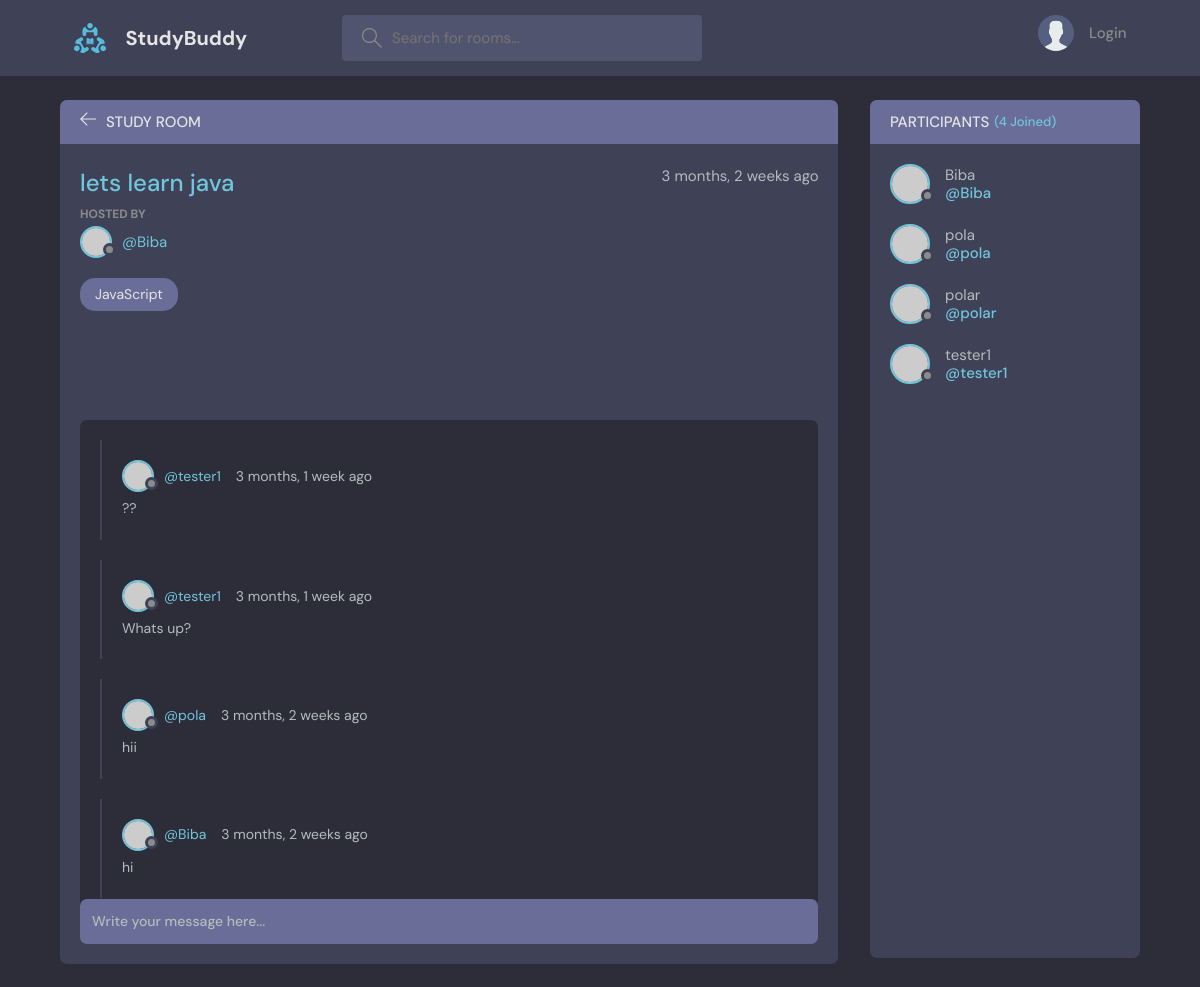
Screenshot of /base/rooms/1/ with the database file from the repository.
### base/models.py (models this page shows, shortened)
class Room(models.Model):
    host = models.ForeignKey(User,on_delete=models.SET_NULL,null=True)
    topic = models.ForeignKey(Topic,on_delete=models.SET_NULL,null=True)
    name  = models.CharField(max_length=200)
    description = models.TextField(null=True, blank=True)     #same as charfield but accepts bigger text
    participants  = models.ManyToManyField(User, related_name='participants', blank=True)
    updated = models.DateTimeField(auto_now=True)
    created = models.DateTimeField(auto_now_add=True)
    class Meta:
        ordering = ['-updated','-created']

class Topic(models.Model):
    name = models.CharField(max_length=200)
    def __str__(self):
        return self.name

class Message(models.Model):
    user = models.ForeignKey(User,on_delete=models.CASCADE)
    room = models.ForeignKey(Room,on_delete=models.CASCADE) # cascade: deletes all the children if the parent is deleted
    body  = models.TextField()
    updated = models.DateTimeField(auto_now=True)
    created = models.DateTimeField(auto_now_add=True)
    class Meta:
        ordering = ['-updated','-created']

### base/views.py (the view, shortened to what this page needs)
# urls.py: path('rooms/', views.getRooms),
def rooms(request,pk):
    room = Room.objects.get(id=pk)
    room_messages = room.message_set.all()
    participants = room.participants.all()
    context = {'room': room, 'room_messages': room_messages, 'participants': participants} # used to return the room name when the link is clicked
    return render(request, 'base/room.html',context)

### base/templates/base/room.html (shortened to what this page needs)
{% extends 'main.html' %}
{% block content %}
    <main class="profile-page layout layout--2">
      <div class="container">
        <div class="room">
          <div class="room__top">
            <div class="room__topLeft">
              <a href="{% url 'Home' %}">
                <svg version="1.1" xmlns="http://www.w3.org/2000/svg" width="32" height="32" viewBox="0 0 32 32">
                  <title>arrow-left</title>
                  <path
                    d="M13.723 2.286l-13.723 13.714 13.719 13.714 1.616-1.611-10.96-10.96h27.625v-2.286h-27.625l10.965-10.965-1.616-1.607z"
                  ></path>
                </svg>
              </a>
              <h3>Study Room</h3>
            </div>
          </div>
          <div class="room__box scroll">
            <div class="room__header scroll">
              <div class="room__info">
                <h3>{{room.name}}</h3>
                <span>{{room.created|timesince}} ago</span>
              </div>
              <div class="room__hosted">
                <p>Hosted By</p>
                <a href="{% url 'user-profile' room.host.id %}" class="room__author">
                  <div class="avatar avatar--small">
                    <img src="https://randomuser.me/api/portraits/men/37.jpg" />
                  </div>
                  <span>@{{room.host.username}}</span>
                </a>
              </div>
              <span class="room__topics">{{room.topic}}</span>
            </div>
            <div class="room__conversation">
              <div class="threads scroll">
                {% for message in room_messages %}
                <div class="thread">
                  <div class="thread__top">
                    <div class="thread__author">
                      <a href="{% url 'user-profile' message.user.id %}" class="thread__authorInfo">
                        <div class="avatar avatar--small">
                          <img src="https://randomuser.me/api/portraits/men/37.jpg" />
                        </div>
                        <span>@{{message.user}}</span>
                      </a>
                      <span class="thread__date">{{message.created|timesince}} ago</span>
                    </div>
                  </div>
                  <div class="thread__details">
                    {{message.body}}
                  </div>
                </div>
                {% endfor %}
              </div>
            </div>
          </div>
          <div class="room__message">
            <form action="" method="POST">
              <input name="body" placeholder="Write your message here..." />
            </form>
          </div>
        </div>
        <div class="participants">
          <h3 class="participants__top">Participants <span>({{participants.count}} Joined)</span></h3>
          <div class="participants__list scroll">
            {% for user in participants %}
            <a href="{% url 'user-profile' user.id %}" class="participant">
              <div class="avatar avatar--medium">
                <img src="https://randomuser.me/api/portraits/men/37.jpg" />
              </div>
              <p>
                {{user.username}}
                <span>@{{user.username}}</span>
              </p>
            </a>
            {% endfor %}
          </div>
        </div>
      </div>
    </main>
{% endblock content %}

### rows the page displays
Room: name "lets learn java", created "3 months, 2 weeks", host.username "Biba", topic "JavaScript"
Message: user "tester1", created "3 months, 1 week", body "??"
Message: user "tester1", created "3 months, 1 week", body "Whats up?"
Message: user "pola", created "3 months, 2 weeks", body "hii"
Message: user "Biba", created "3 months, 2 weeks", body "hi"

### other values shown
{{ participants.count }} "4"
{{ user.username }} "Biba"
{{ user.username }} "pola"
{{ user.username }} "polar"
{{ user.username }} "tester1"
